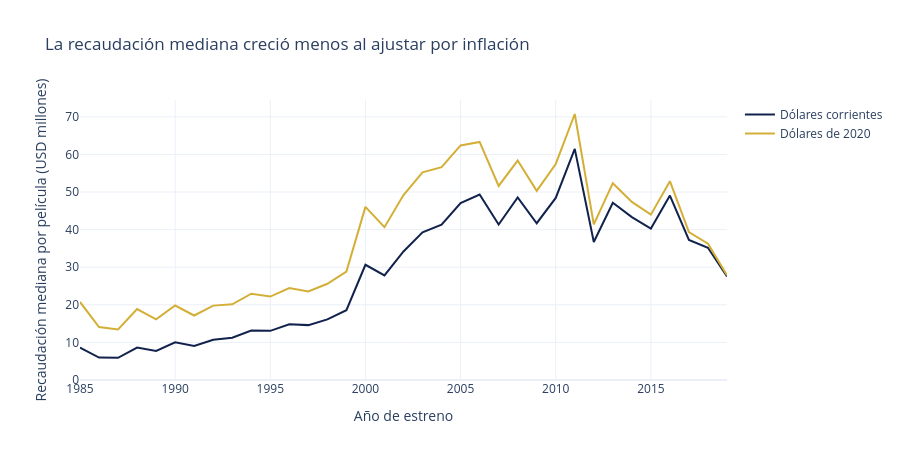

The notebook cell this image was saved under:
### Markdown cell above
## 4.1 Evolución nominal y real de la recaudación

### Code cell
import plotly.express as px
import plotly.graph_objects as go
import plotly.io as pio

pio.templates.default = 'plotly_white'
GRIS_GRAFICO = '#BBBBBB'

figura_evolucion = go.Figure()
figura_evolucion.add_trace(go.Scatter(
    x=serie_regular.anio_estreno, y=serie_regular.nominal_millones,
    mode='lines', name='Dólares corrientes',
    line={'color':AZUL_GRAFICO,'width':2}))
figura_evolucion.add_trace(go.Scatter(
    x=serie_regular.anio_estreno, y=serie_regular.real_millones,
    mode='lines', name='Dólares de 2020',
    line={'color':DORADO_GRAFICO,'width':2}))
figura_evolucion.update_layout(
    title='La recaudación mediana creció menos al ajustar por inflación',
    xaxis_title='Año de estreno',
    yaxis_title='Recaudación mediana por película (USD millones)',
    hovermode='x unified', height=460)
figura_evolucion.update_yaxes(rangemode='tozero')
figura_evolucion.write_html(carpeta_salidas / 'evolucion_interactiva.html', include_plotlyjs='cdn')
figura_evolucion.show()

print('Años mostrados:', len(serie_regular),
      '| desde', serie_regular.anio_estreno.min(),
      'hasta', serie_regular.anio_estreno.max())

### Figure 1 — Plotly figure (JSON) as saved in the notebook; plotly's stock layout.template omitted (floating-point values rounded to 4 significant figures)
{"data": [{"line": {"color": "#11224D", "width": 2}, "mode": "lines", "name": "Dólares corrientes", "x": [1985, 1986, 1987, 1988, 1989, 1990, 1991, 1992, 1993, 1994, 1995, 1996, 1997, 1998, 1999, 2000, 2001, 2002, 2003, 2004, 2005, 2006, 2007, 2008, 2009, 2010, 2011, 2012, 2013, 2014, 2015, 2016, 2017, 2018, 2019], "y": [8.63, 5.958, 5.912, 8.626, 7.724, 10.01, 9.029, 10.73, 11.24, 13.14, 13.07, 14.82, 14.6, 16.12, 18.56, 30.65, 27.83, 34.2, 39.27, 41.32, 47.09, 49.33, 41.35, 48.56, 41.7, 48.43, 61.49, 36.71, 47.13, 43.34, 40.27, 49.05, 37.27, 35.16, 27.53], "type": "scatter"}, {"line": {"color": "#D4AF37", "width": 2}, "mode": "lines", "name": "Dólares de 2020", "x": [1985, 1986, 1987, 1988, 1989, 1990, 1991, 1992, 1993, 1994, 1995, 1996, 1997, 1998, 1999, 2000, 2001, 2002, 2003, 2004, 2005, 2006, 2007, 2008, 2009, 2010, 2011, 2012, 2013, 2014, 2015, 2016, 2017, 2018, 2019], "y": [20.76, 14.07, 13.47, 18.87, 16.12, 19.81, 17.16, 19.78, 20.13, 22.94, 22.2, 24.44, 23.54, 25.59, 28.84, 46.06, 40.66, 49.2, 55.23, 56.61, 62.39, 63.33, 51.62, 58.37, 50.31, 57.47, 70.76, 41.38, 52.35, 47.39, 43.98, 52.9, 39.35, 36.24, 27.86], "type": "scatter"}], "layout": {"title": {"text": "La recaudación mediana creció menos al ajustar por inflación"}, "xaxis": {"title": {"text": "Año de estreno"}}, "yaxis": {"title": {"text": "Recaudación mediana por película (USD millones)"}, "rangemode": "tozero"}, "hovermode": "x unified", "height": 460}}
